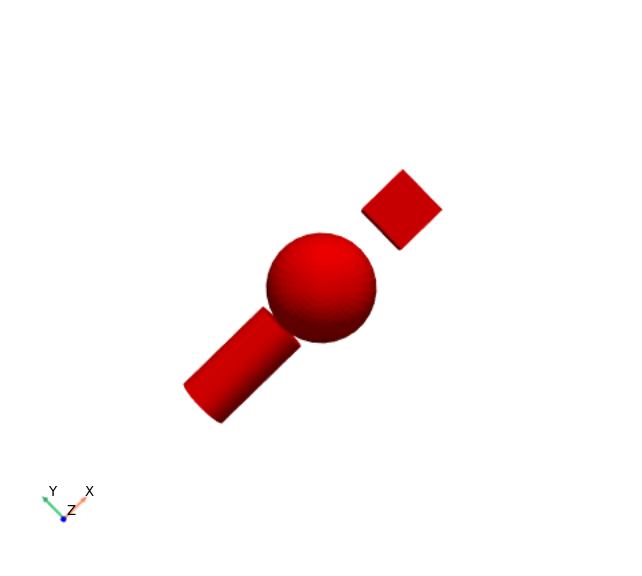

Reproduce this figure in Python.
import dearpygui.dearpygui as dpg
import pyvista as pv

import numpy as np
import array
import os, shutil


# 创建球体
sphere = pv.Sphere(radius=1.0, center=(0, 0, 0))

# 创建立方体
cube = pv.Cube(center=(2, 0, 0))

# 创建圆柱体
cylinder = pv.Cylinder(radius=0.5, height=2.0, center=(-2, 0, 0))

# 合并形状
combined = sphere + cube + cylinder

# 在z=0位置进行切片
slice_z = combined.slice(normal='z', origin=(0, 0, 0))


# 可视化原始组合体和切片
plotter =  pv.Plotter(window_size=(500,500),off_screen= True)
plotter.add_axes()

plotter.add_mesh(combined,color='red', show_edges=False)
plotter.camera_position = [(0.5, 0, 15), (0, 0, 0), (1, 1, 1)]
plotter.screenshot('texture.png')

def update_position(plotter = plotter):
    pos = dpg.get_value('slider')
    plotter.camera_position = [(0.5, 0, pos), (0, 0, 0), (1, 1, 1)]
    slice_z.save('testsave.stl')
    slice_z.plot()

    #os.remove("texture.png")
    #img = plotter.screenshot(transparent_background = True)
    #print(img)


    #width, height, channels, data = dpg.load_image("texture.png")
    #dpg.delete_item('img')
    #dpg.delete_item('img_reg')
    print('delete')
    #with dpg.texture_registry(show=False,tag = 'img_reg'):
        #dpg.add_raw_texture(width=width, height=height, default_value=data, tag="texture_tag")

    #dpg.add_image("texture_tag",tag='img',before='slider')




dpg.create_context()

width, height, channels, data = dpg.load_image("texture.png")

with dpg.texture_registry(show=False,tag = 'img_reg'):
    dpg.add_raw_texture(width=width, height=height, default_value=data, tag="texture_tag")

with dpg.window(label="Tutorial"):
    dpg.add_image("texture_tag",tag='img')
    dpg.add_slider_float(min_value=-10,max_value=40,default_value=15,callback=lambda: update_position(),tag='slider')


dpg.create_viewport(title='Custom Title', width=800, height=600)
dpg.setup_dearpygui()
dpg.show_viewport()
dpg.start_dearpygui()
dpg.destroy_context()